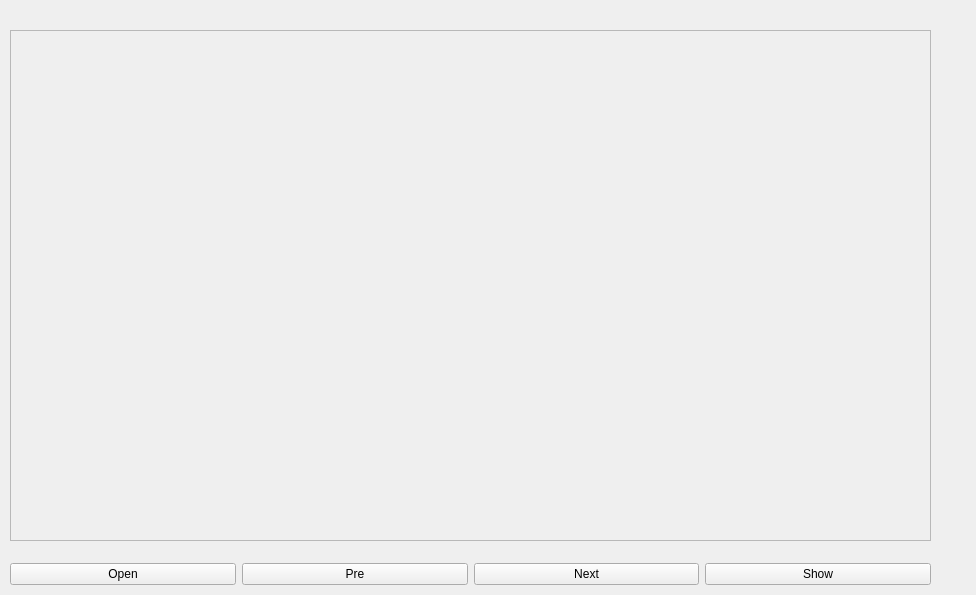
<?xml version="1.0" encoding="UTF-8"?>
<ui version="4.0">
 <class>Form</class>
 <widget class="QWidget" name="Form">
  <property name="geometry">
   <rect>
    <x>0</x>
    <y>0</y>
    <width>976</width>
    <height>595</height>
   </rect>
  </property>
  <property name="windowTitle">
   <string>Form</string>
  </property>
  <widget class="QWidget" name="horizontalLayoutWidget">
   <property name="geometry">
    <rect>
     <x>10</x>
     <y>560</y>
     <width>921</width>
     <height>28</height>
    </rect>
   </property>
   <layout class="QHBoxLayout" name="horizontalLayout">
    <item>
     <widget class="QPushButton" name="openImgBtn">
      <property name="text">
       <string>Open</string>
      </property>
     </widget>
    </item>
    <item>
     <widget class="QPushButton" name="preImgBtn">
      <property name="text">
       <string>Pre</string>
      </property>
     </widget>
    </item>
    <item>
     <widget class="QPushButton" name="nextImgBtn">
      <property name="text">
       <string>Next</string>
      </property>
     </widget>
    </item>
    <item>
     <widget class="QPushButton" name="showBtn">
      <property name="text">
       <string>Show</string>
      </property>
     </widget>
    </item>
   </layout>
  </widget>
  <widget class="QWidget" name="verticalLayoutWidget">
   <property name="geometry">
    <rect>
     <x>10</x>
     <y>30</y>
     <width>921</width>
     <height>511</height>
    </rect>
   </property>
   <layout class="QVBoxLayout" name="verticalLayout">
    <item>
     <widget class="QFrame" name="frame">
      <property name="frameShape">
       <enum>QFrame::StyledPanel</enum>
      </property>
      <property name="frameShadow">
       <enum>QFrame::Raised</enum>
      </property>
     </widget>
    </item>
   </layout>
  </widget>
  <zorder>horizontalLayoutWidget</zorder>
  <zorder>verticalLayoutWidget</zorder>
  <zorder>frame</zorder>
  <zorder>nextImgBtn</zorder>
  <zorder>showBtn</zorder>
  <zorder>frame</zorder>
 </widget>
 <resources/>
 <connections/>
</ui>
